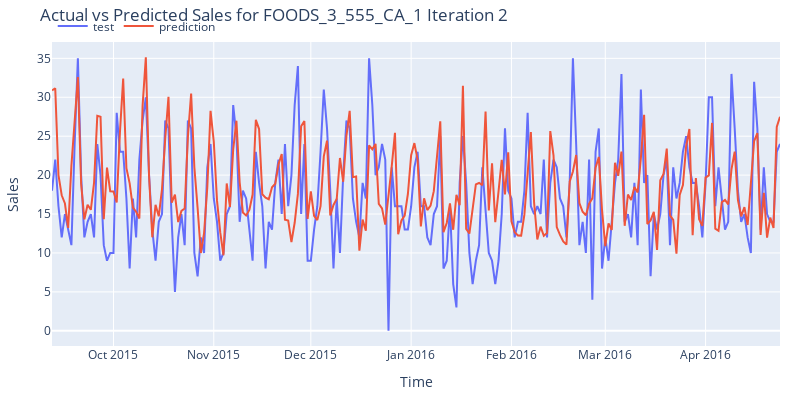

The notebook cell this image was saved under:
### Code cell
# Plot predictions vs real value
# ======================================================================================
fig = go.Figure()
trace1 = go.Scatter(x=data_test.index, y=data_test['sales'], name="test", mode="lines")
trace2 = go.Scatter(x=predictions.index, y=predictions['pred'], name="prediction", mode="lines")
fig.add_trace(trace1)
fig.add_trace(trace2)
fig.update_layout(
    title="Actual vs Predicted Sales for FOODS_3_555_CA_1 Iteration 2",
    xaxis_title="Time",
    yaxis_title="Sales",
    width  = 800,
    height = 400,
    margin=dict(l=20, r=20, t=35, b=20),
    legend=dict(
        orientation="h",
        yanchor="top",
        y=1.1,
        xanchor="left",
        x=0.001
    )
)
fig.show()
fig.write_image("actual_vs_predicted_FOODS_3_555_CA_1_Iteration_2.png")

### Figure 1 — Plotly figure (JSON) as saved in the notebook; plotly's stock layout.template omitted (floating-point values rounded to 4 significant figures; data arrays with more than 128 entries replaced by an {"elided": "..."} marker saying what was removed)
{"data": [{"mode": "lines", "name": "test", "type": "scatter", "x": {"elided": "226 str values"}, "y": {"elided": "226 int values"}}, {"mode": "lines", "name": "prediction", "type": "scatter", "x": {"elided": "226 str values"}, "y": {"elided": "226 float values"}}], "layout": {"height": 400, "legend": {"orientation": "h", "x": 0.001, "xanchor": "left", "y": 1.1, "yanchor": "top"}, "margin": {"b": 20, "l": 20, "r": 20, "t": 35}, "title": {"text": "Actual vs Predicted Sales for FOODS_3_555_CA_1 Iteration 2"}, "width": 800, "xaxis": {"autorange": true, "range": ["2015-09-12", "2016-04-24"], "title": {"text": "Time"}, "type": "date"}, "yaxis": {"autorange": true, "range": [-1.953, 37.1], "title": {"text": "Sales"}, "type": "linear"}}}
